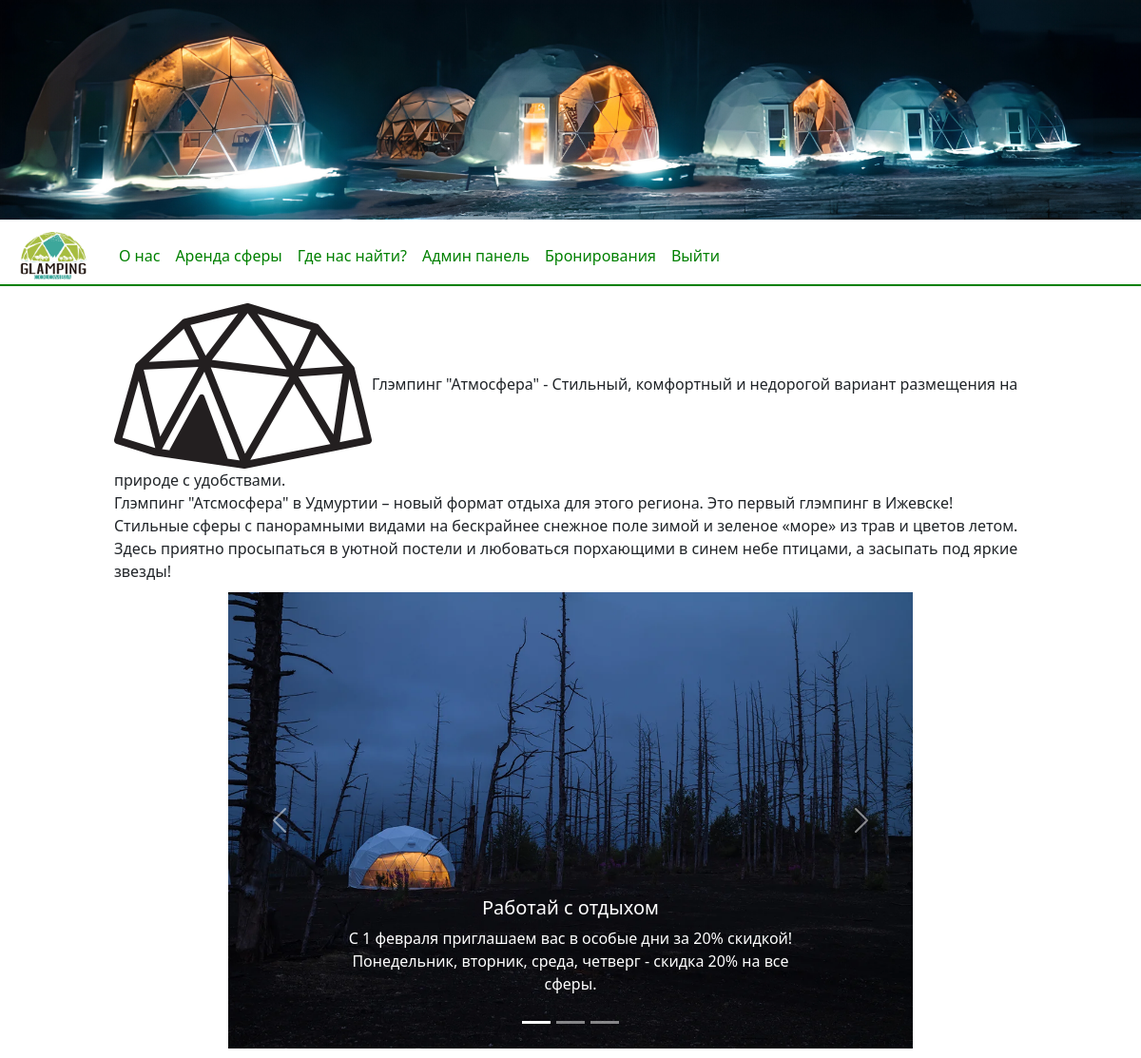
Page /about_us (signed in) on the committed database.
### tables this page shows
CREATE TABLE `action` (
  `id_action` int(11) NOT NULL,
  `name_action` varchar(100) DEFAULT NULL,
  `info_action` varchar(255) DEFAULT NULL,
  `img_action` varchar(255) NOT NULL,
  `status_action` varchar(100) DEFAULT NULL
);

### about_us.php (called while the page is built)
<?php
    include('basis/connect.php');
    include('basis/header.php');
    include('content/about_us.php');
    include('basis/footer.php');
?>

### content/about_us.php (the view, shortened to what this page needs)
<div class="info_us">
    <img src="img/main/logo.png" alt="logo" class="info_element"><p class="info_element">Глэмпинг "Атмосфера" - Стильный, комфортный и недорогой вариант размещения на природе с удобствами.</p>
    <br>
    <p class="info_p">Глэмпинг "Атсмосфера" в Удмуртии – новый формат отдыха для этого региона. Это первый глэмпинг в Ижевске!
Стильные сферы с панорамными видами на бескрайнее снежное поле зимой и зеленое «море» из трав и цветов летом.
Здесь приятно просыпаться в уютной постели и любоваться порхающими в синем небе птицами, а засыпать под яркие звезды!</p>
</div>
<?php
    $push = 'SELECT * FROM `action` where status_action = "active" limit 3';
    $action = mysqli_query($atmostfera_db, $push);
?>
<div id="carouselExampleCaptions" class="carousel slide acctions" data-bs-ride="carousel">
  <div class="carousel-indicators">
    <button type="button" data-bs-target="#carouselExampleCaptions" data-bs-slide-to="0" class="active" aria-current="true" aria-label="Slide 1"></button>
    <button type="button" data-bs-target="#carouselExampleCaptions" data-bs-slide-to="1" aria-label="Slide 2"></button>
    <button type="button" data-bs-target="#carouselExampleCaptions" data-bs-slide-to="2" aria-label="Slide 3"></button>
  </div>
  <div class="carousel-inner">
  <?php
  $i = 1;
while ($product = mysqli_fetch_array($action)) {
?>
    <div class="carousel-item <?php if($i == 1){ echo 'active'; $i=0;} ?>">
      <img src="<?php echo $product['img_action']; ?>" class="d-block w-100" alt="...">
      <div class="carousel-caption d-none d-md-block">
        <h5><?php echo $product['name_action']; ?></h5>
        <p><?php echo $product['info_action']; ?></p>
      </div>
    </div>
    <?php } ?>
  </div>
  <button class="carousel-control-prev" type="button" data-bs-target="#carouselExampleCaptions"  data-bs-slide="prev">
    <span class="carousel-control-prev-icon" aria-hidden="true"></span>
  </button>
  <button class="carousel-control-next" type="button" data-bs-target="#carouselExampleCaptions"  data-bs-slide="next">
    <span class="carousel-control-next-icon" aria-hidden="true"></span>
  </button>
</div>

### css/style.css (style rules this page uses)
html { overflow-x: hidden; }
.info_us { width: 80%; margin: 10px auto; }
.info_element { display: inline; }
.info_p { margin-bottom: 10px; }
.acctions { width: 60%; margin: 10px auto; }

### rows in the picture
action: img_action (picture), name_action "Работай с отдыхом", info_action "С 1 февраля приглашаем вас в особые дни за 20% скидкой! Понедельник, вторник, среда, четверг - скидка 20% на все сферы."
